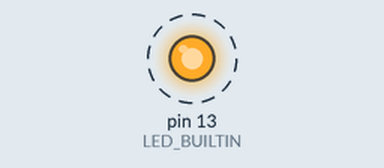
A sketch run on a simulated Arduino Uno, built with avr-gcc and run on an emulated ATmega328P. Shown: output pins drawn as LEDs (lit = HIGH). Dashed ring = blinking.

Above: at 0.5 s.
Timing chart, 0 to 4.6 s (numbered marks = the images above):
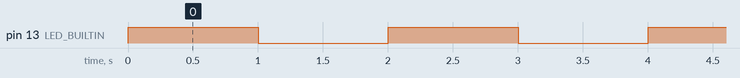

The sketch:

Blink.ino
```cpp
#include "bufferArray.h"
// the setup function runs once when you press reset or power the board
S buffer;
void setup() {
  // initialize digital pin LED_BUILTIN as an output.
  pinMode(LED_BUILTIN, OUTPUT);
  buffer = BUFFERinit(50,20);
}

// the loop function runs over and over again forever
void loop() {
  digitalWrite(LED_BUILTIN, HIGH);   // turn the LED on (HIGH is the voltage level)
  delay(1000);                       // wait for a second
  digitalWrite(LED_BUILTIN, LOW);    // turn the LED off by making the voltage LOW
  delay(1000);                       // wait for a second
}
```

bufferArray.c
```cpp
#include "bufferArray.h"
#include <stdlib.h>

struct BUFFER {
  int *data;
  int n;
  int maxSize;
  int distanceData;
};

S BUFFERinit(int maxSize, int distanceData) {
  //int maxSize=50, int distanceData=20;
  S s = malloc(sizeof *s);
  s->data = malloc(sizeof(int) * maxSize);
  s->n = 0;
  s->maxSize = maxSize;
	s->distanceData = distanceData;
  return s;
}

int BUFFERempty(S s) { return s->n == 0; }

int BUFFERsize(S s) { return s->maxSize; }

void BUFFERpush(S s, int dataReceived) {
  s->data[s->n] = dataReceived;
  (s->n)++;
  if (s->n == s->maxSize) {
    s->n = 0;
  }
}

int BUFFERshowSum(S s) {
  int sum = 0, i;
  for (i = 0; i < s->maxSize; i++) {
    sum += s->data[i];
  }

  return sum;
}

static int findPeak(S s) {
  int i, max;
  for (i = 0, max = -1000; i < s->maxSize; i++) {
    if (s->data[i] > max) {
      max = s->data[i];
    }
  }
  return max;
}

static int howManyPeaks(S s, int peak) {
  int i, peaks;
  for (i = 0, peaks = 0; i < s->maxSize; i++) {
    if (s->data[i] == peak) {
      peaks++;
    }
  }
  return peaks;
}

static int* modelCalculation(S s) {
  int max = findPeak(s), peaks = howManyPeaks(s, max);
  int *returnData = malloc(sizeof(int) * (peaks - 1));
	//int returnData[50];
  int i, firstIndex = -1, lastIndex = -1, numFound;
  for (i = 0,numFound=0; i < s->maxSize && numFound != peaks;i++) {
    if (s->data[i] == max) {
      if (firstIndex == -1) {
        firstIndex = i;
				numFound++;
      } else {
        lastIndex = i;
        returnData[numFound-1] = (lastIndex - firstIndex ) * s->distanceData;
        //firstIndex = lastIndex;
				numFound++;
      }
    }
  }
	for (i = 0; i < peaks-1;i++) {
		returnData[i] = 60/returnData[i];
	}
  return returnData;
}

int* BUFFERmodelHR(S s) {
	return modelCalculation(s); }
```

bufferArray.h
```cpp
#ifndef BUFFER_H_DEFINED
#define BUFFER_H_DEFINED

#ifdef __cplusplus
extern "C" {
#endif

typedef struct BUFFER *S;

S    BUFFERinit(int maxSize, int distanceData);
int  BUFFERempty(S);
int  BUFFERsize(S);
void BUFFERpush(S, int);
int BUFFERshowSum(S);
int* BUFFERmodelHR(S);

#ifdef __cplusplus
}
#endif

#endif
```

Measured:
- by itself, pin 13 (LED_BUILTIN): alternates HIGH for 1.0 s and LOW for 1.0 s
